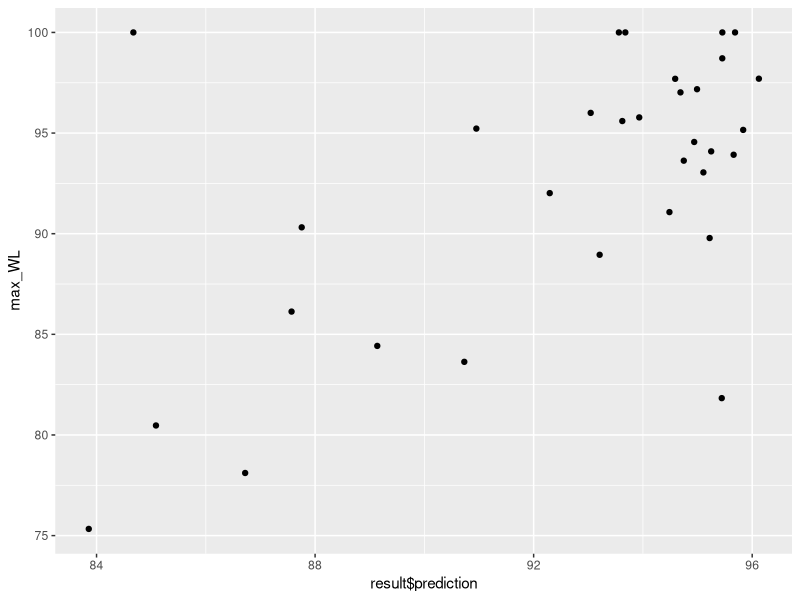
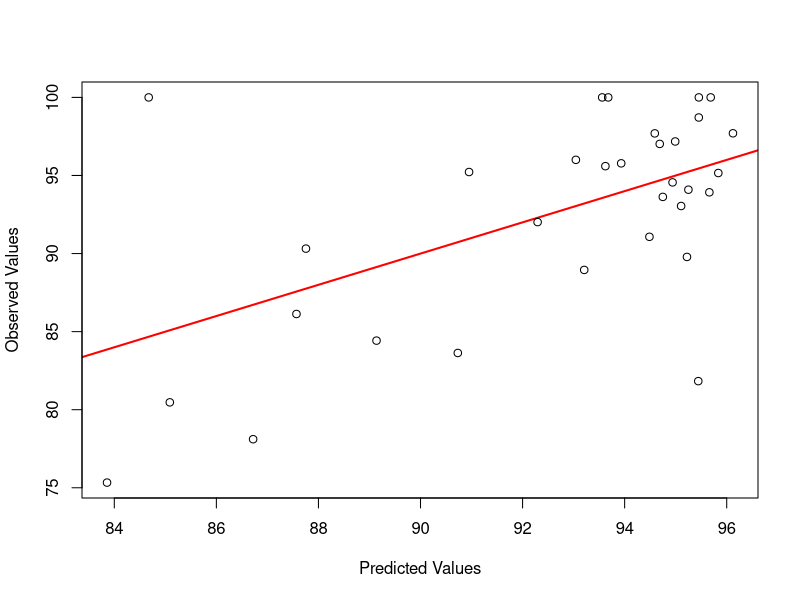

These figures' R source, in order:
## ---- chunk 1
knitr::opts_chunk$set(echo = TRUE)
## ---- chunk 2
library(tidyverse)
library(tidyr)
library(dplyr)
library(cowplot)
library(randomForest)
library(ggplot2)
library(caret)
## ---- chunk 3
g <- read.csv("output_data/gene_expression/data_products/clean_gene_expression.csv")


# vectors for selecting gene columns
Genes <- c("IFNy", "CXCR3_bio", "IL.6", "IL.10", "IL.13", "IL.10", "IL.13", "IL1RN", 
           "CASP1", "CXCL9", "IDO1", "IRGM1", "MPO", "MUC2", "MUC5AC", "MYD88", 
           "NCR1", "PRF1", "RETNLB", "SOCS1", "TICAM1", "TNF")

## ---- chunk 4
g$Parasite_challenge <- as.factor(g$Parasite_challenge)
g$Eim_MC <- as.factor(g$Eim_MC)

## ---- chunk 5
g <- g %>%
  dplyr::mutate(Infection = case_when(
    Parasite_challenge == "E_ferrisi" & Eim_MC == "TRUE" ~ "E_ferrisi",
    Parasite_challenge == "E_ferrisi" & Eim_MC == "FALSE" ~ "uninfected",
    Parasite_challenge == "E_falciformis" & Eim_MC == "TRUE" ~ "E_falciformis",
    Parasite_challenge == "E_falciformis" & Eim_MC == "FALSE" ~ "uninfected",
    Parasite_challenge == "uninfected" & Eim_MC == "TRUE" ~ "infected_eimeria",
    Parasite_challenge == "uninfected" & Eim_MC == "FALSE" ~ "uninfected",
    TRUE ~ ""
  ))


# how to impute delta? Replacing with 0 the ones with negative melting curve
g <- g %>%
  dplyr::mutate(Intensity = case_when(
    Eim_MC == "TRUE" ~ delta,
    Eim_MC == "FALSE" ~ 0))

g.1 <- g %>%
  dplyr::select(c(max_WL, all_of(Genes)))

# to get reproducible results we use a seed
set.seed(42)

# We want the maximum weight loss to be predicted by the data ina ll of the other columns

# iter = how many random forests are needed, in theory 6 are enough
g.imputed <- rfImpute(max_WL ~ ., data = g.1, iter = 6)

g.imputed <- g.imputed %>% dplyr::select(-max_WL)

g <- g %>% 
  dplyr::select(-all_of(Genes)) 

#full data set containing the imputed gene expression data
g.imputed <- cbind(g, g.imputed)




## ---- chunk 6
g.imputed %>% 
  filter(infection == "challenge") %>%
  group_by(Parasite_challenge) %>%
  summarize(length(EH_ID))
  
## ---- chunk 7
g.imputed %>% 
  filter(infection == "challenge") %>%
  group_by(Infection) %>%
  summarize(length(EH_ID))
  
## ---- chunk 8
#select the relevant columns:
g.imputed <- g.imputed %>%
  dplyr::select(c(max_WL, Infection, Intensity, all_of(Genes)))

# split data into training and test

set.seed(123) # this will help us reproduce this random assignment

# in this way we can pick the random numbers

training.samples <- g.imputed$max_WL%>%
  createDataPartition(p = .7, # this is the partiicition! In this case 0.7 = training data and 0.3 = testing
                      list = FALSE) # we don't want to get a list in return

train.data <- g.imputed[training.samples, ] #include all the randomly selected rows
test.data <- g.imputed[-training.samples, ] 


## ---- chunk 9
#train the model
model <- randomForest(max_WL ~., data = train.data, proximity = TRUE)

## ---- chunk 10
predictions <- predict(model, test.data)


result <- test.data
result['prediction'] <- predictions


#add the results to a data frame containing test data and the prediction
result <- cbind(g[row.names(result), ], result$prediction)



## ---- chunk 11
result   %>%
  ggplot() +
  geom_point(aes(x = `result$prediction`, y = max_WL)) 
  

## ---- chunk 12
plot(y =result$max_WL, x = result$`result$prediction`, 
     # Draw plot using Base R
     xlab = "Predicted Values",
     ylab = "Observed Values", 
     abline(a = 0,                                        # Add straight line
       b = 1,
       col = "red",
       lwd = 2))
